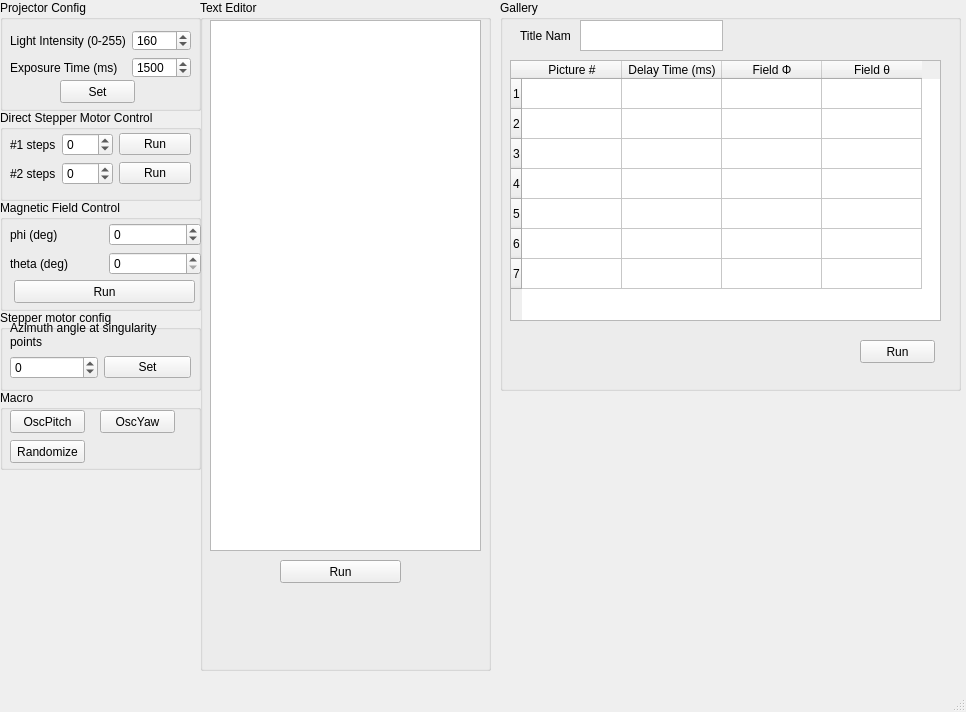
<?xml version="1.0" encoding="UTF-8"?>
<ui version="4.0">
 <class>MainWindow</class>
 <widget class="QMainWindow" name="MainWindow">
  <property name="geometry">
   <rect>
    <x>0</x>
    <y>0</y>
    <width>966</width>
    <height>712</height>
   </rect>
  </property>
  <property name="windowTitle">
   <string>New text Editor</string>
  </property>
  <widget class="QWidget" name="centralwidget">
   <widget class="QGroupBox" name="groupBox">
    <property name="geometry">
     <rect>
      <x>0</x>
      <y>0</y>
      <width>201</width>
      <height>111</height>
     </rect>
    </property>
    <property name="title">
     <string>Projector Config</string>
    </property>
    <widget class="QPushButton" name="btn_LED_set">
     <property name="geometry">
      <rect>
       <x>60</x>
       <y>80</y>
       <width>75</width>
       <height>23</height>
      </rect>
     </property>
     <property name="text">
      <string>Set</string>
     </property>
    </widget>
    <widget class="QWidget" name="layoutWidget">
     <property name="geometry">
      <rect>
       <x>10</x>
       <y>30</y>
       <width>181</width>
       <height>48</height>
      </rect>
     </property>
     <layout class="QGridLayout" name="gridLayout_2">
      <item row="0" column="0">
       <widget class="QLabel" name="label">
        <property name="text">
         <string>Light Intensity (0-255)</string>
        </property>
        <property name="wordWrap">
         <bool>false</bool>
        </property>
       </widget>
      </item>
      <item row="0" column="1">
       <widget class="QSpinBox" name="spb_LED_intensity">
        <property name="maximum">
         <number>255</number>
        </property>
        <property name="value">
         <number>160</number>
        </property>
        <property name="displayIntegerBase">
         <number>10</number>
        </property>
       </widget>
      </item>
      <item row="1" column="0">
       <widget class="QLabel" name="label_2">
        <property name="text">
         <string>Exposure Time (ms)</string>
        </property>
       </widget>
      </item>
      <item row="1" column="1">
       <widget class="QSpinBox" name="spb_LED_exposureTime">
        <property name="maximum">
         <number>5000</number>
        </property>
        <property name="value">
         <number>1500</number>
        </property>
       </widget>
      </item>
     </layout>
    </widget>
   </widget>
   <widget class="QGroupBox" name="groupBox_2">
    <property name="geometry">
     <rect>
      <x>200</x>
      <y>0</y>
      <width>291</width>
      <height>671</height>
     </rect>
    </property>
    <property name="title">
     <string>Text Editor</string>
    </property>
    <widget class="QPlainTextEdit" name="editor">
     <property name="geometry">
      <rect>
       <x>10</x>
       <y>20</y>
       <width>271</width>
       <height>531</height>
      </rect>
     </property>
    </widget>
    <widget class="QPushButton" name="btn_editor_update">
     <property name="geometry">
      <rect>
       <x>80</x>
       <y>560</y>
       <width>121</width>
       <height>23</height>
      </rect>
     </property>
     <property name="text">
      <string>Run</string>
     </property>
    </widget>
   </widget>
   <widget class="QGroupBox" name="groupBox_4">
    <property name="geometry">
     <rect>
      <x>0</x>
      <y>110</y>
      <width>201</width>
      <height>91</height>
     </rect>
    </property>
    <property name="title">
     <string>Direct Stepper Motor Control</string>
    </property>
    <widget class="QWidget" name="layoutWidget">
     <property name="geometry">
      <rect>
       <x>10</x>
       <y>23</y>
       <width>181</width>
       <height>54</height>
      </rect>
     </property>
     <layout class="QGridLayout" name="gridLayout">
      <item row="0" column="0">
       <widget class="QLabel" name="label_4">
        <property name="text">
         <string>#1 steps</string>
        </property>
       </widget>
      </item>
      <item row="0" column="1">
       <widget class="QSpinBox" name="spb_motor1_step">
        <property name="minimum">
         <number>-999</number>
        </property>
        <property name="maximum">
         <number>999</number>
        </property>
       </widget>
      </item>
      <item row="0" column="2">
       <widget class="QPushButton" name="btn_motor1_run">
        <property name="text">
         <string>Run</string>
        </property>
       </widget>
      </item>
      <item row="1" column="0">
       <widget class="QLabel" name="label_5">
        <property name="text">
         <string>#2 steps</string>
        </property>
       </widget>
      </item>
      <item row="1" column="1">
       <widget class="QSpinBox" name="spb_motor2_step">
        <property name="minimum">
         <number>-999</number>
        </property>
        <property name="maximum">
         <number>999</number>
        </property>
       </widget>
      </item>
      <item row="1" column="2">
       <widget class="QPushButton" name="btn_motor2_run">
        <property name="text">
         <string>Run</string>
        </property>
       </widget>
      </item>
     </layout>
    </widget>
   </widget>
   <widget class="QGroupBox" name="groupBox_5">
    <property name="geometry">
     <rect>
      <x>0</x>
      <y>200</y>
      <width>201</width>
      <height>111</height>
     </rect>
    </property>
    <property name="title">
     <string>Magnetic Field Control</string>
    </property>
    <widget class="QWidget" name="layoutWidget_2">
     <property name="geometry">
      <rect>
       <x>10</x>
       <y>23</y>
       <width>191</width>
       <height>54</height>
      </rect>
     </property>
     <layout class="QGridLayout" name="gridLayout_3">
      <item row="1" column="0">
       <widget class="QLabel" name="label_7">
        <property name="text">
         <string>theta (deg)</string>
        </property>
       </widget>
      </item>
      <item row="0" column="1">
       <widget class="QSpinBox" name="spb_phi">
        <property name="minimum">
         <number>-360</number>
        </property>
        <property name="maximum">
         <number>360</number>
        </property>
       </widget>
      </item>
      <item row="0" column="0">
       <widget class="QLabel" name="label_6">
        <property name="text">
         <string>phi (deg)</string>
        </property>
       </widget>
      </item>
      <item row="1" column="1">
       <widget class="QSpinBox" name="spb_theta">
        <property name="minimum">
         <number>0</number>
        </property>
        <property name="maximum">
         <number>180</number>
        </property>
       </widget>
      </item>
     </layout>
    </widget>
    <widget class="QPushButton" name="btn_phi_theta_run">
     <property name="geometry">
      <rect>
       <x>14</x>
       <y>80</y>
       <width>181</width>
       <height>23</height>
      </rect>
     </property>
     <property name="text">
      <string>Run</string>
     </property>
    </widget>
   </widget>
   <widget class="QGroupBox" name="groupBox_3">
    <property name="geometry">
     <rect>
      <x>0</x>
      <y>310</y>
      <width>201</width>
      <height>81</height>
     </rect>
    </property>
    <property name="title">
     <string>Stepper motor config</string>
    </property>
    <widget class="QWidget" name="layoutWidget">
     <property name="geometry">
      <rect>
       <x>10</x>
       <y>10</y>
       <width>181</width>
       <height>59</height>
      </rect>
     </property>
     <layout class="QVBoxLayout" name="verticalLayout">
      <item>
       <widget class="QLabel" name="label_3">
        <property name="text">
         <string>Azimuth angle at singularity points</string>
        </property>
        <property name="wordWrap">
         <bool>true</bool>
        </property>
       </widget>
      </item>
      <item>
       <layout class="QHBoxLayout" name="horizontalLayout">
        <item>
         <widget class="QSpinBox" name="spb_phi_at_singularity">
          <property name="minimum">
           <number>-180</number>
          </property>
          <property name="maximum">
           <number>180</number>
          </property>
         </widget>
        </item>
        <item>
         <widget class="QPushButton" name="btn_phi_at_singularity">
          <property name="text">
           <string>Set</string>
          </property>
         </widget>
        </item>
       </layout>
      </item>
     </layout>
    </widget>
   </widget>
   <widget class="QGroupBox" name="groupBox_6">
    <property name="geometry">
     <rect>
      <x>0</x>
      <y>390</y>
      <width>201</width>
      <height>80</height>
     </rect>
    </property>
    <property name="title">
     <string>Macro</string>
    </property>
    <widget class="QPushButton" name="btn_oscPitch">
     <property name="geometry">
      <rect>
       <x>10</x>
       <y>20</y>
       <width>75</width>
       <height>23</height>
      </rect>
     </property>
     <property name="text">
      <string>OscPitch</string>
     </property>
    </widget>
    <widget class="QPushButton" name="btn_oscYaw">
     <property name="geometry">
      <rect>
       <x>100</x>
       <y>20</y>
       <width>75</width>
       <height>23</height>
      </rect>
     </property>
     <property name="text">
      <string>OscYaw</string>
     </property>
    </widget>
    <widget class="QPushButton" name="btn_oscRandomize">
     <property name="geometry">
      <rect>
       <x>10</x>
       <y>50</y>
       <width>75</width>
       <height>23</height>
      </rect>
     </property>
     <property name="text">
      <string>Randomize</string>
     </property>
    </widget>
   </widget>
   <widget class="QGroupBox" name="groupBox_8">
    <property name="geometry">
     <rect>
      <x>500</x>
      <y>0</y>
      <width>461</width>
      <height>391</height>
     </rect>
    </property>
    <property name="title">
     <string>Gallery</string>
    </property>
    <widget class="QTableWidget" name="tbl_gallery">
     <property name="geometry">
      <rect>
       <x>10</x>
       <y>60</y>
       <width>431</width>
       <height>261</height>
      </rect>
     </property>
     <row>
      <property name="text">
       <string>1</string>
      </property>
     </row>
     <row>
      <property name="text">
       <string>2</string>
      </property>
     </row>
     <row>
      <property name="text">
       <string>3</string>
      </property>
     </row>
     <row>
      <property name="text">
       <string>4</string>
      </property>
     </row>
     <row>
      <property name="text">
       <string>5</string>
      </property>
     </row>
     <row>
      <property name="text">
       <string>6</string>
      </property>
     </row>
     <row>
      <property name="text">
       <string>7</string>
      </property>
     </row>
     <column>
      <property name="text">
       <string>Picture #</string>
      </property>
     </column>
     <column>
      <property name="text">
       <string>Delay Time (ms)</string>
      </property>
     </column>
     <column>
      <property name="text">
       <string>Field Φ</string>
      </property>
     </column>
     <column>
      <property name="text">
       <string>Field θ</string>
      </property>
     </column>
    </widget>
    <widget class="QPushButton" name="btn_runGallery">
     <property name="geometry">
      <rect>
       <x>360</x>
       <y>340</y>
       <width>75</width>
       <height>23</height>
      </rect>
     </property>
     <property name="text">
      <string>Run</string>
     </property>
    </widget>
    <widget class="QPlainTextEdit" name="pte_galleryTitle">
     <property name="enabled">
      <bool>true</bool>
     </property>
     <property name="geometry">
      <rect>
       <x>80</x>
       <y>20</y>
       <width>143</width>
       <height>31</height>
      </rect>
     </property>
     <property name="sizePolicy">
      <sizepolicy hsizetype="Expanding" vsizetype="Fixed">
       <horstretch>0</horstretch>
       <verstretch>0</verstretch>
      </sizepolicy>
     </property>
     <property name="baseSize">
      <size>
       <width>0</width>
       <height>0</height>
      </size>
     </property>
     <property name="centerOnScroll">
      <bool>false</bool>
     </property>
    </widget>
    <widget class="QLabel" name="label_9">
     <property name="geometry">
      <rect>
       <x>20</x>
       <y>20</y>
       <width>50</width>
       <height>31</height>
      </rect>
     </property>
     <property name="text">
      <string>Title Name</string>
     </property>
    </widget>
   </widget>
  </widget>
  <widget class="QMenuBar" name="menubar">
   <property name="geometry">
    <rect>
     <x>0</x>
     <y>0</y>
     <width>966</width>
     <height>21</height>
    </rect>
   </property>
  </widget>
  <widget class="QStatusBar" name="statusbar"/>
 </widget>
 <resources/>
 <connections/>
</ui>
